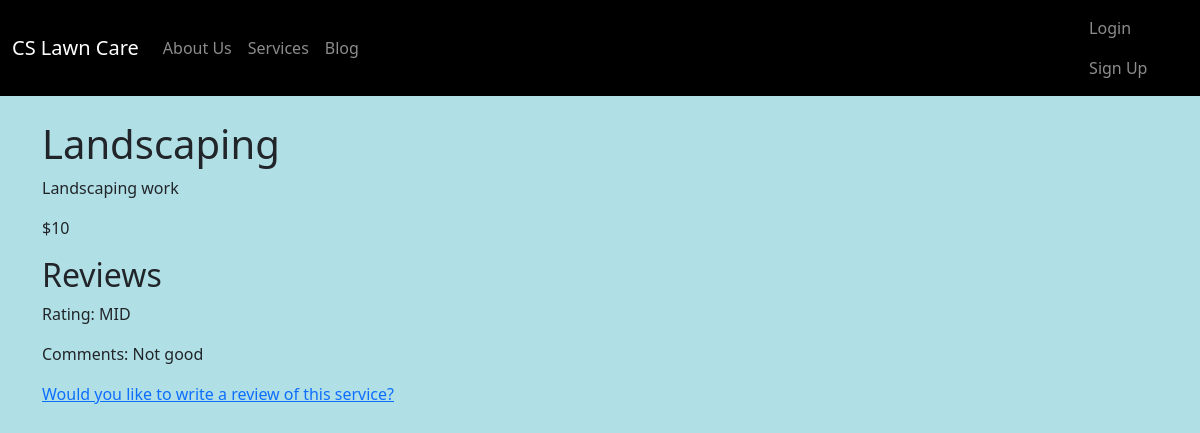
The app's page /service_detail/2 with its own data.
### LawnCare/models.py (models this page shows, shortened)
class Service(models.Model):
    serv_id = models.CharField(max_length=50)
    serv_title = models.CharField(max_length=200)
    serv_info = models.CharField(max_length=200)
    serv_cost = models.CharField(max_length=200)
    serv_rev = models.ForeignKey('Review', on_delete=models.RESTRICT, null=True)

class Review(models.Model):
    rev_id = models.CharField(max_length=50)
    rev_rating = models.CharField(max_length=5)
    rev_comments = models.CharField(max_length=500)
    serv_id = models.ForeignKey('Service', on_delete=models.RESTRICT, null=True)

### LawnCare/views.py (the view)
# urls.py: path('service_detail/<int:pk>', views.ServiceDetailView.as_view(), name='service_detail'),
class ServiceDetailView(generic.DetailView):
    model = Service

### LawnCare/templates/LawnCare/service_detail.html
{% extends "LawnCare/base.html" %}
{% block content %}
<h1>{{ service.serv_title }}</h1>
    <p>{{ service.serv_info }}</p>
    <p>{{ service.serv_cost }}</p>
    <h2>Reviews</h2>
    <p>Rating: {{ service.serv_rev.rev_rating }}</p>
    <p>Comments: {{ service.serv_rev.rev_comments }}</p>
    <a href="{% url 'review_create' %}">Would you like to write a review of this service?</a>
{% endblock %}

### records on screen
Service: serv_title "Landscaping", serv_info "Landscaping work", serv_cost "$10", serv_rev.rev_rating "MID", serv_rev.rev_comments "Not good"
